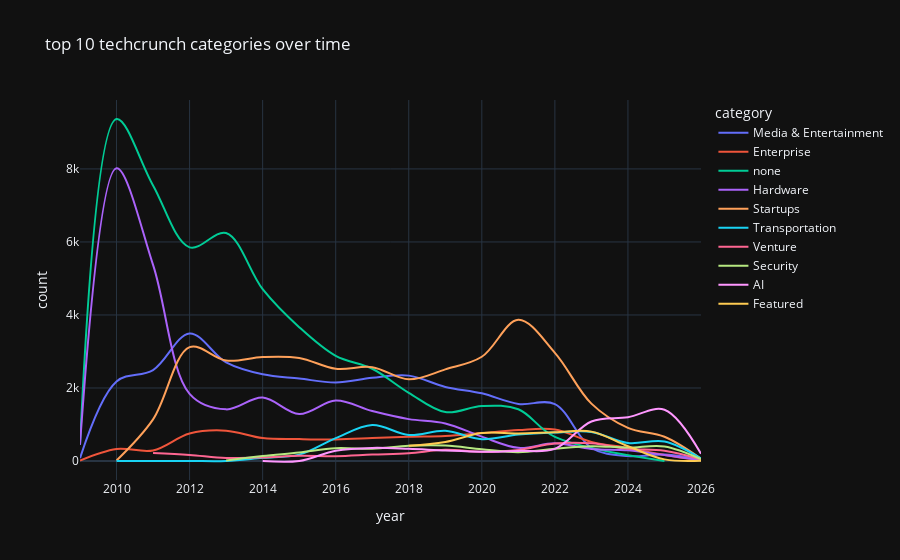

Source (notebook cell):
### Markdown cell above
> We look for the count of published articles par category and per year to see which ones might be the most popular through the years

### Code cell
pipeline_macro = [
    {
        '$group': {
            '_id': {
                'year': {'$year': '$timestamp'},
                'category': '$category'
                },
            'count': {'$sum': 1}
        }
    },
    {'$sort': {'_id.year': 1}}
]

data_macro = list(data.aggregate(pipeline_macro))
df_macro = pd.DataFrame([
    {'year': d['_id']['year'], 'category': d['_id']['category'], 'count': d['count']}
    for d in data_macro
])

def plot_main_categories(df, n=10):
    top_categories = df_macro.groupby('category')['count'].sum().nlargest(n).index
    df_plot1 = df_macro[df_macro['category'].isin(top_categories)]

    fig1 = px.line(df_plot1, x='year', y='count', color='category',
                title=f'top {n} techcrunch categories over time',
                template='plotly_dark', line_shape='spline')
    fig1.show()
    
plot_main_categories(df_macro)

### Figure 1 — Plotly figure (JSON) as saved in the notebook; plotly's stock layout.template omitted (floating-point values rounded to 4 significant figures)
{"data": [{"hovertemplate": "category=Media & Entertainment<br>year=%{x}<br>count=%{y}<extra></extra>", "legendgroup": "Media & Entertainment", "line": {"color": "#636efa", "dash": "solid", "shape": "spline"}, "marker": {"symbol": "circle"}, "mode": "lines", "name": "Media & Entertainment", "orientation": "v", "showlegend": true, "type": "scatter", "x": [2009, 2010, 2011, 2012, 2013, 2014, 2015, 2016, 2017, 2018, 2019, 2020, 2021, 2022, 2023, 2024, 2025, 2026], "xaxis": "x", "y": [81, 2180, 2491, 3495, 2703, 2376, 2260, 2151, 2279, 2339, 2030, 1854, 1564, 1560, 357, 135, 176, 42], "yaxis": "y"}, {"hovertemplate": "category=Enterprise<br>year=%{x}<br>count=%{y}<extra></extra>", "legendgroup": "Enterprise", "line": {"color": "#EF553B", "dash": "solid", "shape": "spline"}, "marker": {"symbol": "circle"}, "mode": "lines", "name": "Enterprise", "orientation": "v", "showlegend": true, "type": "scatter", "x": [2009, 2010, 2011, 2012, 2013, 2014, 2015, 2016, 2017, 2018, 2019, 2020, 2021, 2022, 2023, 2024, 2025, 2026], "xaxis": "x", "y": [13, 331, 290, 753, 832, 628, 601, 592, 628, 667, 688, 765, 849, 864, 525, 360, 168, 21], "yaxis": "y"}, {"hovertemplate": "category=none<br>year=%{x}<br>count=%{y}<extra></extra>", "legendgroup": "none", "line": {"color": "#00cc96", "dash": "solid", "shape": "spline"}, "marker": {"symbol": "circle"}, "mode": "lines", "name": "none", "orientation": "v", "showlegend": true, "type": "scatter", "x": [2009, 2010, 2011, 2012, 2013, 2014, 2015, 2016, 2017, 2018, 2019, 2020, 2021, 2022, 2025], "xaxis": "x", "y": [441, 9367, 7548, 5852, 6244, 4706, 3667, 2880, 2527, 1869, 1341, 1509, 1418, 661, 2], "yaxis": "y"}, {"hovertemplate": "category=Hardware<br>year=%{x}<br>count=%{y}<extra></extra>", "legendgroup": "Hardware", "line": {"color": "#ab63fa", "dash": "solid", "shape": "spline"}, "marker": {"symbol": "circle"}, "mode": "lines", "name": "Hardware", "orientation": "v", "showlegend": true, "type": "scatter", "x": [2009, 2010, 2011, 2012, 2013, 2014, 2015, 2016, 2017, 2018, 2019, 2020, 2021, 2022, 2023, 2024, 2025, 2026], "xaxis": "x", "y": [445, 8016, 5371, 1840, 1415, 1737, 1287, 1656, 1368, 1148, 1029, 668, 361, 486, 332, 293, 165, 24], "yaxis": "y"}, {"hovertemplate": "category=Startups<br>year=%{x}<br>count=%{y}<extra></extra>", "legendgroup": "Startups", "line": {"color": "#FFA15A", "dash": "solid", "shape": "spline"}, "marker": {"symbol": "circle"}, "mode": "lines", "name": "Startups", "orientation": "v", "showlegend": true, "type": "scatter", "x": [2010, 2011, 2012, 2013, 2014, 2015, 2016, 2017, 2018, 2019, 2020, 2021, 2022, 2023, 2024, 2025, 2026], "xaxis": "x", "y": [15, 1141, 3118, 2751, 2848, 2824, 2528, 2571, 2237, 2510, 2856, 3867, 2964, 1572, 909, 665, 63], "yaxis": "y"}, {"hovertemplate": "category=Transportation<br>year=%{x}<br>count=%{y}<extra></extra>", "legendgroup": "Transportation", "line": {"color": "#19d3f3", "dash": "solid", "shape": "spline"}, "marker": {"symbol": "circle"}, "mode": "lines", "name": "Transportation", "orientation": "v", "showlegend": true, "type": "scatter", "x": [2010, 2011, 2012, 2013, 2014, 2015, 2016, 2017, 2018, 2019, 2020, 2021, 2022, 2023, 2024, 2025, 2026], "xaxis": "x", "y": [4, 3, 2, 1, 87, 176, 628, 988, 713, 828, 598, 725, 780, 796, 493, 535, 70], "yaxis": "y"}, {"hovertemplate": "category=Venture<br>year=%{x}<br>count=%{y}<extra></extra>", "legendgroup": "Venture", "line": {"color": "#FF6692", "dash": "solid", "shape": "spline"}, "marker": {"symbol": "circle"}, "mode": "lines", "name": "Venture", "orientation": "v", "showlegend": true, "type": "scatter", "x": [2011, 2012, 2013, 2014, 2015, 2016, 2017, 2018, 2019, 2020, 2021, 2022, 2023, 2024, 2025, 2026], "xaxis": "x", "y": [222, 168, 86, 99, 143, 132, 177, 214, 306, 256, 304, 480, 485, 335, 279, 44], "yaxis": "y"}, {"hovertemplate": "category=Security<br>year=%{x}<br>count=%{y}<extra></extra>", "legendgroup": "Security", "line": {"color": "#B6E880", "dash": "solid", "shape": "spline"}, "marker": {"symbol": "circle"}, "mode": "lines", "name": "Security", "orientation": "v", "showlegend": true, "type": "scatter", "x": [2013, 2014, 2015, 2016, 2017, 2018, 2019, 2020, 2021, 2022, 2023, 2024, 2025, 2026], "xaxis": "x", "y": [12, 135, 235, 352, 336, 418, 424, 322, 242, 338, 408, 369, 401, 54], "yaxis": "y"}, {"hovertemplate": "category=AI<br>year=%{x}<br>count=%{y}<extra></extra>", "legendgroup": "AI", "line": {"color": "#FF97FF", "dash": "solid", "shape": "spline"}, "marker": {"symbol": "circle"}, "mode": "lines", "name": "AI", "orientation": "v", "showlegend": true, "type": "scatter", "x": [2014, 2015, 2016, 2017, 2018, 2019, 2020, 2021, 2022, 2023, 2024, 2025, 2026], "xaxis": "x", "y": [1, 1, 282, 360, 335, 287, 255, 278, 333, 1084, 1202, 1404, 198], "yaxis": "y"}, {"hovertemplate": "category=Featured<br>year=%{x}<br>count=%{y}<extra></extra>", "legendgroup": "Featured", "line": {"color": "#FECB52", "dash": "solid", "shape": "spline"}, "marker": {"symbol": "circle"}, "mode": "lines", "name": "Featured", "orientation": "v", "showlegend": true, "type": "scatter", "x": [2018, 2019, 2020, 2021, 2022, 2023, 2024, 2025, 2026], "xaxis": "x", "y": [417, 521, 767, 755, 786, 806, 404, 45, 5], "yaxis": "y"}], "layout": {"legend": {"title": {"text": "category"}, "tracegroupgap": 0}, "title": {"text": "top 10 techcrunch categories over time"}, "xaxis": {"anchor": "y", "domain": [0, 1], "title": {"text": "year"}}, "yaxis": {"anchor": "x", "domain": [0, 1], "title": {"text": "count"}}}}
